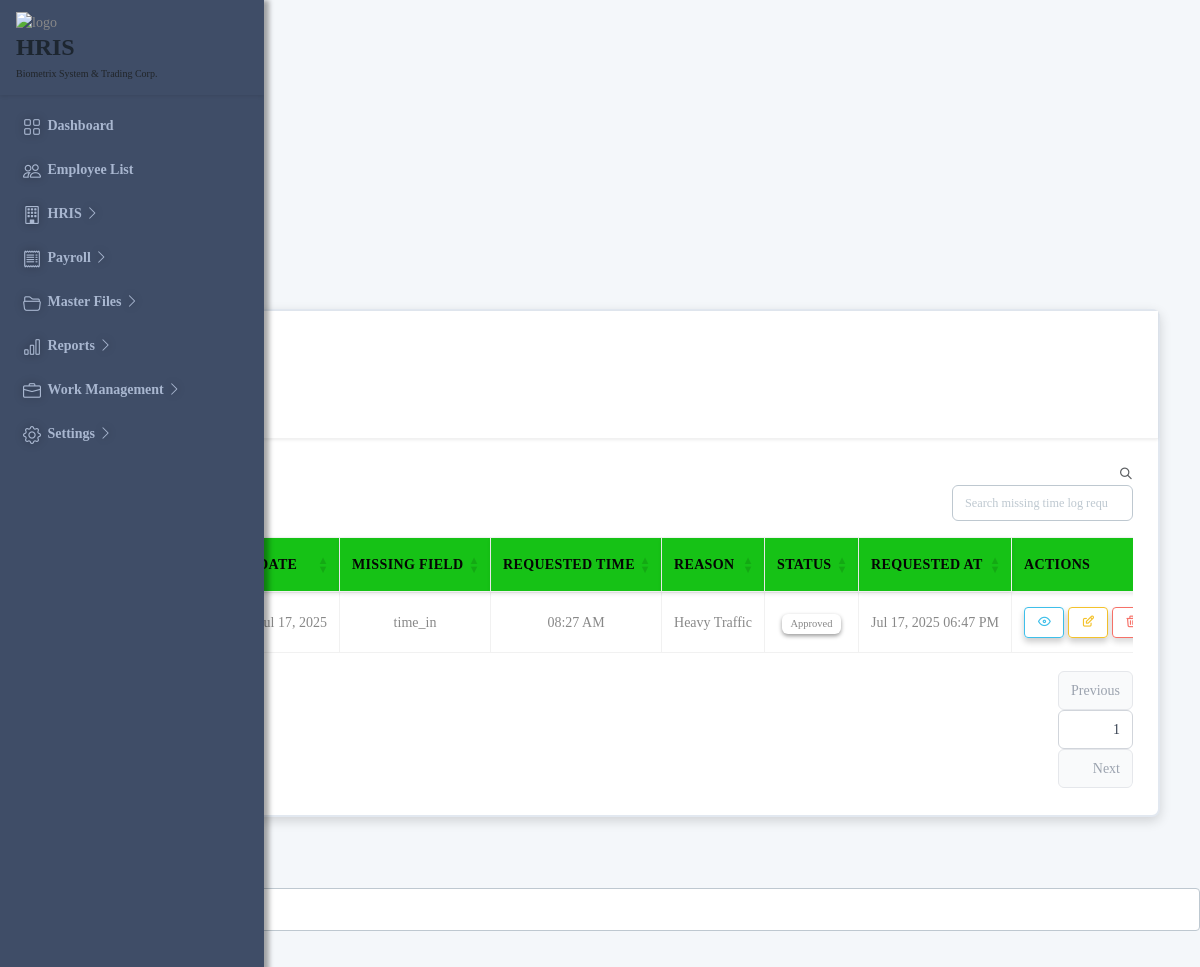
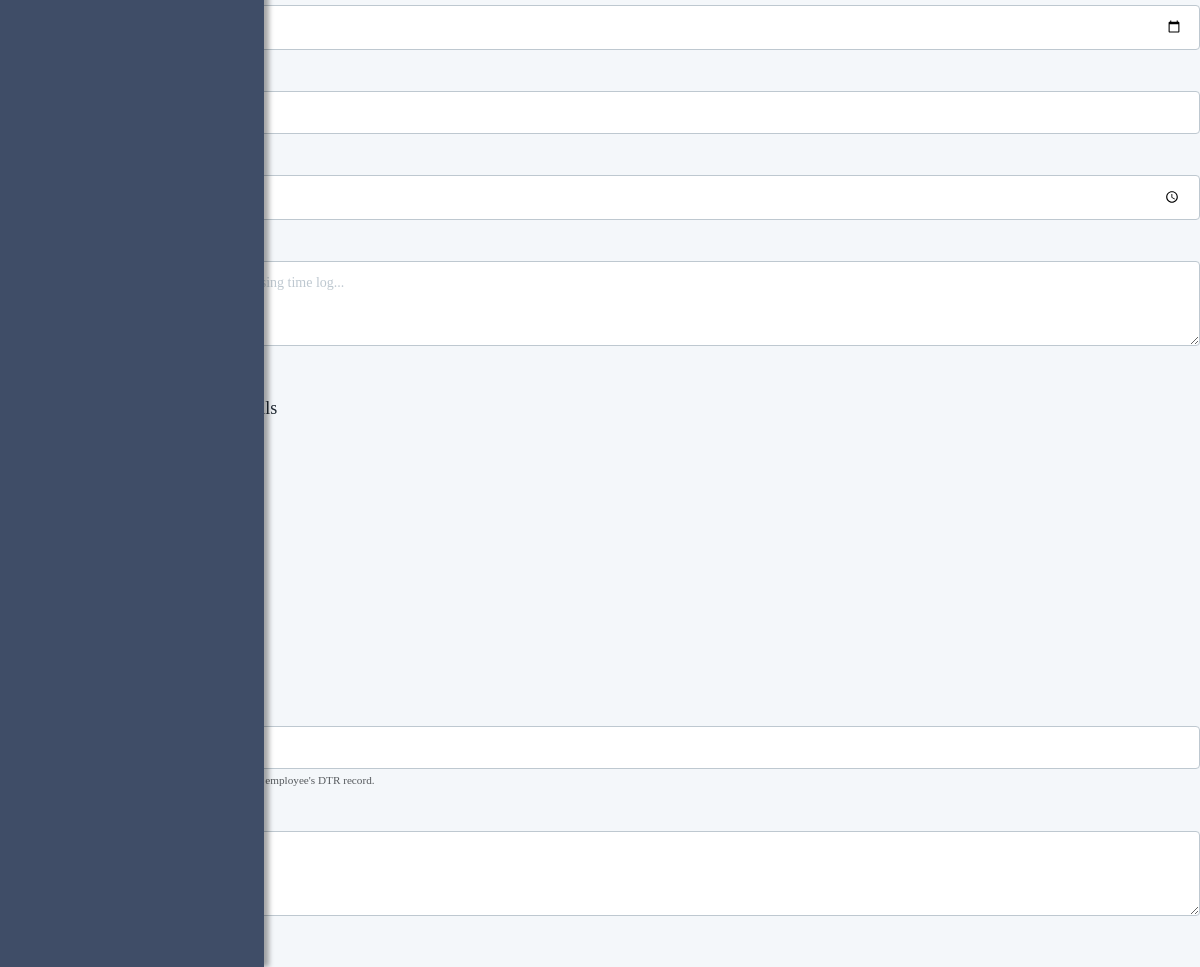
The app's page /missingtimelogrequests.php with its own data (2 pictures, top to bottom).
### tables this page shows
CREATE TABLE `missingtimelogrequests` (
  `request_id` int(11) NOT NULL,
  `employee_id` int(11) NOT NULL,
  `date` date NOT NULL,
  `missing_field` varchar(50) DEFAULT NULL,
  `requested_time` datetime DEFAULT NULL,
  `reason` text DEFAULT NULL,
  `status` varchar(20) DEFAULT 'Pending',
  `requested_at` datetime DEFAULT current_timestamp(),
  `approved_by` int(11) DEFAULT NULL,
  `approved_at` datetime DEFAULT NULL,
  `approval_remarks` text DEFAULT NULL
);

### missingtimelogrequests.php (the view, shortened to what this page needs)
<?php include 'head.php'; ?>
<?php include 'sidebar.php'; ?>
<?php include 'header.php'; ?>
<div class="pc-container">
  <div class="pc-content">
    <div class="page-header">
      <div class="page-block">
        <div class="row align-items-center">
          <div class="col-md-12">
            <div class="page-header-title">
              <h5 class="m-b-10">Missing Time Log Requests</h5>
            </div>
            <ul class="breadcrumb">
              <li class="breadcrumb-item"><a href="dashboard.php">Home</a></li>
              <li class="breadcrumb-item">Time Log Management</li>
              <li class="breadcrumb-item active" aria-current="page">Requests</li>
            </ul>
          </div>
        </div>
      </div>
    </div>
    <div class="row">
      <div class="col-sm-12">
        <div class="card">
          <div class="card-header d-flex justify-content-between align-items-center">
            <div>
              <h5 class="mb-0">Requests</h5>
              <small class="text-muted">Manage missing time log requests</small>
            </div>
            <button class="btn btn-primary" data-bs-toggle="modal" data-bs-target="#addModal">
            </button>
          </div>
          <div class="card-body">
            <div class="table-responsive">
              <table class="table table-hover table-bordered text-center" id="missingTable">
                <thead>
                  <tr>
                    <th>ID</th>
                    <th>Employee</th>
                    <th>Date</th>
                    <th>Missing Field</th>
                    <th>Requested Time</th>
                    <th>Reason</th>
                    <th>Status</th>
                    <th>Requested At</th>
                    <th>Actions</th>
                  </tr>
                </thead>
                <tbody>
                  <?php
                  $result = mysqli_query($conn, "SELECT m.*,
                      CONCAT(e.first_name, ' ', e.last_name) as employee_name,
                      u.username as approver_name
                      FROM missingtimelogrequests m
                      LEFT JOIN Employees e ON m.employee_id = e.employee_id
                      LEFT JOIN users u ON m.approved_by = u.user_id
                      ORDER BY m.requested_at DESC");
                  while ($row = mysqli_fetch_assoc($result)): ?>
                  <tr>
                    <td><span class="badge bg-dark"><?= $row['request_id']; ?></span></td>
                    <td><?= date('M d, Y', strtotime($row['date'])); ?></td>
                    <td><?= htmlspecialchars($row['missing_field']); ?></td>
                    <td>
                      <?php
                      if ($row['requested_time']) {
                          echo date('h:i A', strtotime($row['requested_time']));
                      } else {
                          echo 'N/A';
                      }
                      ?>
                    </td>
                    <td><?= htmlspecialchars($row['reason']); ?></td>
                    <td>
                      <?php if ($row['status'] == 'Pending'): ?>
                        <span class="badge bg-warning">Pending</span>
                      <?php elseif ($row['status'] == 'Approved'): ?>
                        <span class="badge bg-success">Approved</span>
                      <?php else: ?>
                        <span class="badge bg-danger">Rejected</span>
                      <?php endif; ?>
                    </td>
                    <td><?= date('M d, Y h:i A', strtotime($row['requested_at'])); ?></td>
                    <td>
                      <div class="btn-group gap-1">
                        <button class="btn btn-sm btn-outline-info viewBtn"
                          data-id="<?= $row['request_id']; ?>"
                          data-employee="<?= htmlspecialchars($row['employee_name']); ?>"
                          data-date="<?= $row['date']; ?>"
                          data-missing="<?= htmlspecialchars($row['missing_field']); ?>"
                          data-requested-time="<?= $row['requested_time'] ? date('h:i A', strtotime($row['requested_time'])) : 'N/A'; ?>"
                          data-reason="<?= htmlspecialchars($row['reason']); ?>"
                          data-status="<?= $row['status']; ?>"
                          data-approver="<?= htmlspecialchars($row['approver_name']); ?>"
                          data-remarks="<?= htmlspecialchars($row['approval_remarks']); ?>"><i class="ti ti-eye"></i></button>
                        <button class="btn btn-sm btn-outline-warning statusBtn"
                          data-id="<?= $row['request_id']; ?>"
                          data-status="<?= $row['status']; ?>"><i class="ti ti-edit"></i></button>
                        <button class="btn btn-sm btn-outline-danger deleteBtn <?= ($row['status'] == 'Approved') ? 'disabled' : ''; ?>"
                          data-id="<?= $row['request_id']; ?>"
                          <?= ($row['status'] == 'Approved') ? 'disabled' : ''; ?>><i class="ti ti-trash"></i></button>
                      </div>
                    </td>
                  </tr>
                  <?php endwhile; ?>
                </tbody>
              </table>
            </div>
          </div>
        </div>
      </div>
    </div>
  </div>
</div>
<div class="modal fade" id="addModal" tabindex="-1">
  <div class="modal-dialog">
    <form method="POST" class="modal-content">
      <div class="modal-header">
        <h5 class="modal-title"><i class="ti ti-plus me-2"></i>Add Missing Time Log Request</h5>
      </div>
      <div class="modal-body">
        <div class="mb-3">
          <label class="form-label">Employee</label>
          <select name="employee_id" class="form-select" required>
            <option value="">Select Employee</option>
          </select>
        </div>
        <div class="mb-3">
          <label class="form-label">Date</label>
          <input type="date" name="date" class="form-control" required>
        </div>
        <div class="mb-3">
          <label class="form-label">Missing Field</label>
          <select name="missing_field" class="form-select" required>
            <option value="">Select Missing Field</option>
          </select>
        </div>
        <div class="mb-3">
          <label class="form-label">Requested Time</label>
          <input type="time" name="requested_time" class="form-control" required>
        </div>
        <div class="mb-3">
          <label class="form-label">Reason</label>
          <textarea name="reason" class="form-control" rows="3" required placeholder="Please provide a detailed reason for the missing time log..."></textarea>
        </div>
      </div>
      <div class="modal-footer">
        <button type="button" class="btn btn-secondary" data-bs-dismiss="modal">Cancel</button>
        <button type="submit" name="add_missing_request" class="btn btn-primary"><i class="ti ti-check me-1"></i>Submit Request</button>
      </div>
    </form>
  </div>
</div>
<div class="modal fade" id="viewModal" tabindex="-1">
  <div class="modal-dialog">
    <div class="modal-content">
      <div class="modal-header ">
        <h5 class="modal-title"><i class="ti ti-eye me-2"></i>Missing Time Log Request Details</h5>
      </div>
      <div class="modal-body row g-3">
        <div class="col-md-6">
          <label class="form-label fw-bold">Employee:</label>
        </div>
        <div class="col-md-6">
          <label class="form-label fw-bold">Date:</label>
        </div>
        <div class="col-md-6">
          <label class="form-label fw-bold">Missing Field:</label>
        </div>
        <div class="col-md-6">
          <label class="form-label fw-bold">Requested Time:</label>
        </div>
        <div class="col-12">
          <label class="form-label fw-bold">Reason:</label>
        </div>
        <div class="col-12">
          <label class="form-label fw-bold">Status:</label>
        </div>
      </div>
      <div class="modal-footer">
        <button type="button" class="btn btn-secondary" data-bs-dismiss="modal">Close</button>
      </div>
    </div>
  </div>
</div>
<div class="modal fade" id="statusModal" tabindex="-1">
  <div class="modal-dialog">
    <form method="POST" class="modal-content">
      <div class="modal-header">
        <h5 class="modal-title"><i class="ti ti-edit me-2"></i>Update Request Status</h5>
      </div>
      <div class="modal-body">
        <div class="mb-3">
          <label class="form-label">Status</label>
          <select name="status" id="status_select" class="form-select" required>
            <option value="Pending">Pending</option>
          </select>
          <small class="text-muted">Note: Approving this request will automatically update the employee's DTR record.</small>
        </div>
        <div class="mb-3">
          <label class="form-label">Approval Remarks</label>
          <textarea name="approval_remarks" class="form-control" rows="3" placeholder="Enter remarks (optional)"></textarea>
        </div>
      </div>
      <div class="modal-footer">
        <button type="button" class="btn btn-secondary" data-bs-dismiss="modal">Cancel</button>
        <button type="submit" name="update_status" class="btn btn-warning"><i class="ti ti-check me-1"></i>Update Status</button>
      </div>
    </form>
  </div>
</div>

### head.php (style rules this page uses)
body { font-family: "Times New Roman", Times, serif; }
.table-responsive { border-radius: 0.5rem; overflow: hidden; }
.table thead th { background-color: #16c216ff; border-bottom: 2px solid #292a2cff; color: rgba(5, 5, 5, 1); font-weight: 600; font-size: 0.875rem; text-transform: uppercase; letter-spacing: 0.025em; padding: 1rem 0.75rem; box-shadow: 0 2px 4px rgba(0, 0, 0, 0.1); }
.table tbody td { padding: 0.875rem 0.75rem; vertical-align: middle; border-top: 1px solid #fcf8f8ff; }
.table tbody tr { transition: all 0.2s ease-in-out; }
.card { box-shadow: 0 4px 12px rgba(0, 0, 0, 0.15); border: 2px solid #e2e8f0; border-radius: 0.5rem; transition: box-shadow 0.3s ease-in-out; }
.card-header { background-color: #fff; border-bottom: 1px solid rgb(17, 19, 22); padding: 1.25rem; box-shadow: 0 1px 3px rgba(0, 0, 0, 0.08); }
.card-body { padding: 1.25rem; }
.btn { box-shadow: 0 2px 4px rgba(0, 0, 0, 0.1); transition: all 0.2s ease-in-out; }
.badge { box-shadow: 0 1px 3px rgba(0, 0, 0, 0.1); }
.page-header-title h5 { color: #080808ff; font-weight: bold; }
.breadcrumb .breadcrumb-item { color: #0e0d0dff; }
.breadcrumb .breadcrumb-item a { color: #080808ff; text-decoration: none; }
.btn { box-shadow: 0 4px 6px rgba(0, 0, 0, 0.2); transition: all 0.3s ease; }

### sidebar.php (style rules this page uses)
.badge { box-shadow: 0 2px 4px rgba(0, 0, 0, 0.4); }

### records on screen
missingtimelogrequests: date "Jul 17, 2025", missing_field "time_in", requested_time "08:27 AM", reason "Heavy Traffic", status "Approved", requested_at "Jul 17, 2025 06:47 PM"
